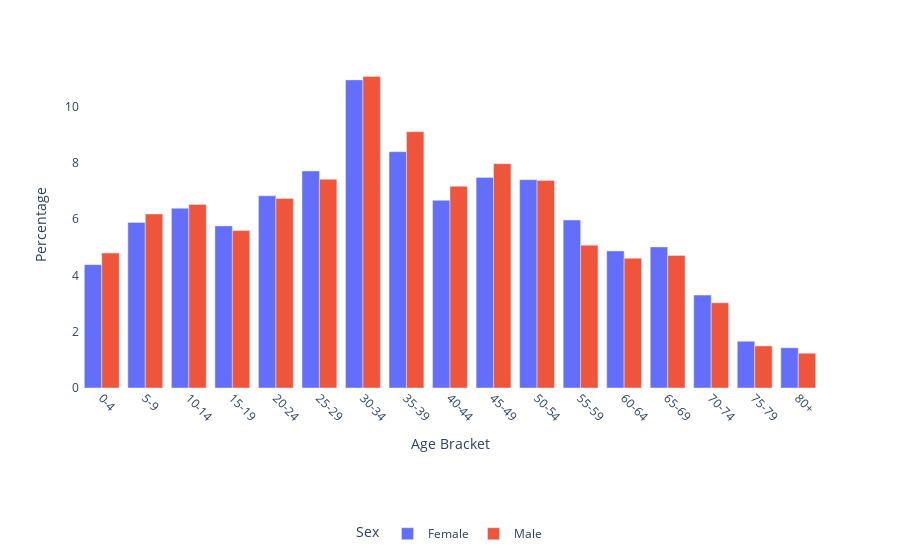

Source (notebook cell):
### Markdown cell above
## Population distribution by age and sex

### Code cell
city = city_inputs['city_name'].replace(' ', '_').lower()
country = city_inputs['country_name'].replace(' ', '_').lower()
age_stats()

### Figure 1 — Plotly figure (JSON) as saved in the notebook; plotly's stock layout.template omitted (floating-point values rounded to 4 significant figures)
{"data": [{"alignmentgroup": "True", "hovertemplate": "Sex=f<br>Age Bracket=%{x}<br>Percentage=%{y}<extra></extra>", "legendgroup": "f", "marker": {"color": "#636efa", "pattern": {"shape": ""}}, "name": "Female", "offsetgroup": "f", "orientation": "v", "showlegend": true, "textposition": "auto", "type": "bar", "x": ["0-4", "5-9", "10-14", "15-19", "20-24", "25-29", "30-34", "35-39", "40-44", "45-49", "50-54", "55-59", "60-64", "65-69", "70-74", "75-79", "80+"], "xaxis": "x", "y": [4.38, 5.877, 6.38, 5.755, 6.822, 7.705, 10.94, 8.39, 6.662, 7.477, 7.395, 5.962, 4.865, 5.008, 3.298, 1.659, 1.427], "yaxis": "y"}, {"alignmentgroup": "True", "hovertemplate": "Sex=m<br>Age Bracket=%{x}<br>Percentage=%{y}<extra></extra>", "legendgroup": "m", "marker": {"color": "#EF553B", "pattern": {"shape": ""}}, "name": "Male", "offsetgroup": "m", "orientation": "v", "showlegend": true, "textposition": "auto", "type": "bar", "x": ["0-4", "5-9", "10-14", "15-19", "20-24", "25-29", "30-34", "35-39", "40-44", "45-49", "50-54", "55-59", "60-64", "65-69", "70-74", "75-79", "80+"], "xaxis": "x", "y": [4.791, 6.179, 6.519, 5.59, 6.729, 7.412, 11.06, 9.098, 7.159, 7.964, 7.365, 5.071, 4.605, 4.704, 3.026, 1.493, 1.234], "yaxis": "y"}], "layout": {"autosize": true, "barmode": "group", "legend": {"orientation": "h", "title": {"text": "Sex"}, "tracegroupgap": 0, "x": 0.5, "xanchor": "center", "y": -0.4, "yanchor": "top"}, "margin": {"t": 60}, "plot_bgcolor": "white", "xaxis": {"anchor": "y", "domain": [0, 1], "tickangle": 45, "title": {"text": "Age Bracket"}}, "yaxis": {"anchor": "x", "domain": [0, 1], "title": {"text": "Percentage"}}}}
